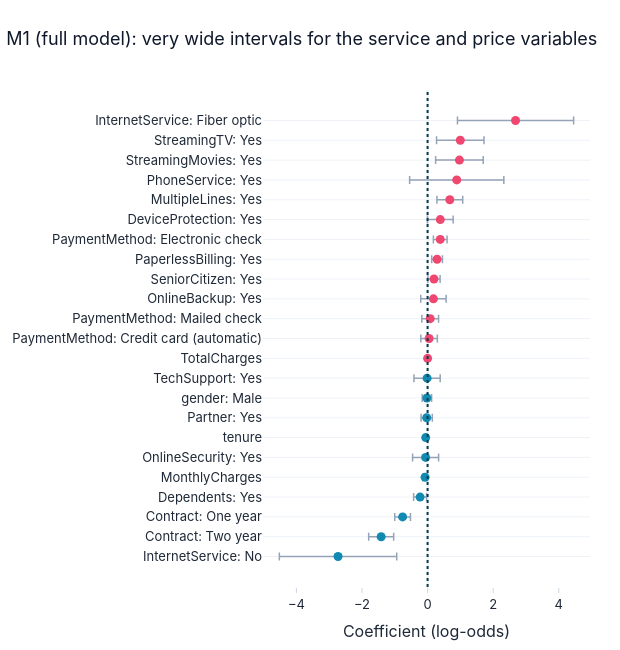

Notebook code cell kept with this figure:
### Code cell
# --- Graph 3: M1 coefficients with 95% CI (log-odds scale) ---
ci = m1.conf_int()
coef = pd.DataFrame({"term": [pretty(t) for t in m1.params.index], "b": m1.params.values,
                     "lo": ci[0].values, "hi": ci[1].values}).iloc[1:]  # drop intercept
coef = coef.sort_values("b")
fig = go.Figure(go.Scatter(
    x=coef["b"], y=coef["term"], mode="markers",
    marker=dict(size=9, color=np.where(coef["b"] > 0, PAL["churn"], PAL["stay"])),
    error_x=dict(type="data", symmetric=False, array=coef["hi"] - coef["b"],
                 arrayminus=coef["b"] - coef["lo"], color=PAL["grey"], thickness=1.5)))
fig.add_vline(x=0, line_dash="dot", line_color=PAL["dark"])
fig.update_layout(title="M1 (full model): very wide intervals for the service and price variables",
                  xaxis_title="Coefficient (log-odds)", height=650, width=620)
fig.show()

### Figure 1 — Plotly figure (JSON) as saved in the notebook; plotly's stock layout.template omitted (floating-point values rounded to 4 significant figures)
{"data": [{"error_x": {"array": [1.789, 0.381, 0.2396, 0.1976, 0.07038, 0.3963, 0.01358, 0.1712, 0.1428, 0.3998, 0.0001543, 0.2518, 0.2547, 0.3863, 0.1866, 0.164, 0.2088, 0.3918, 0.3929, 1.437, 0.7258, 0.7234, 1.771], "arrayminus": [1.789, 0.381, 0.2396, 0.1976, 0.07038, 0.3963, 0.01358, 0.1712, 0.1428, 0.3998, 0.0001543, 0.2518, 0.2547, 0.3863, 0.1866, 0.164, 0.2088, 0.3918, 0.3929, 1.437, 0.7258, 0.7234, 1.771], "color": "#94A3B8", "symmetric": false, "thickness": 1.5, "type": "data"}, "marker": {"color": ["#118AB2", "#118AB2", "#118AB2", "#118AB2", "#118AB2", "#118AB2", "#118AB2", "#118AB2", "#118AB2", "#118AB2", "#EF476F", "#EF476F", "#EF476F", "#EF476F", "#EF476F", "#EF476F", "#EF476F", "#EF476F", "#EF476F", "#EF476F", "#EF476F", "#EF476F", "#EF476F"], "size": 9}, "mode": "markers", "type": "scatter", "x": [-2.73, -1.415, -0.762, -0.2285, -0.07741, -0.06118, -0.05756, -0.02729, -0.02068, -0.01576, 0.0003104, 0.04553, 0.07975, 0.1778, 0.1946, 0.2892, 0.3855, 0.387, 0.6775, 0.8884, 0.9706, 0.9966, 2.682], "y": ["InternetService: No", "Contract: Two year", "Contract: One year", "Dependents: Yes", "MonthlyCharges", "OnlineSecurity: Yes", "tenure", "Partner: Yes", "gender: Male", "TechSupport: Yes", "TotalCharges", "PaymentMethod: Credit card (automatic)", "PaymentMethod: Mailed check", "OnlineBackup: Yes", "SeniorCitizen: Yes", "PaperlessBilling: Yes", "PaymentMethod: Electronic check", "DeviceProtection: Yes", "MultipleLines: Yes", "PhoneService: Yes", "StreamingMovies: Yes", "StreamingTV: Yes", "InternetService: Fiber optic"]}], "layout": {"height": 650, "shapes": [{"line": {"color": "#073B4C", "dash": "dot"}, "type": "line", "x0": 0, "x1": 0, "xref": "x", "y0": 0, "y1": 1, "yref": "y domain"}], "title": {"text": "M1 (full model): very wide intervals for the service and price variables"}, "width": 620, "xaxis": {"title": {"text": "Coefficient (log-odds)"}}}}
